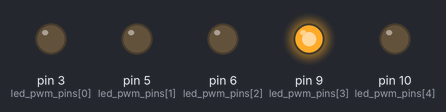
Simulated run of this sketch. Board: Arduino Uno, built with avr-gcc and run on an emulated ATmega328P. Shown: output pins drawn as LEDs (lit = HIGH). Random numbers use the default seed unless the sketch sets one.

Above: at 2.6 s.
At 14.01 s:
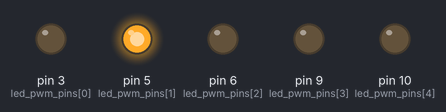
At 21.02 s:
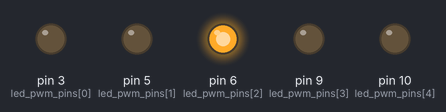
At 26.82 s:
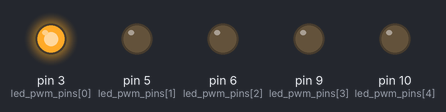
At 39.64 s:
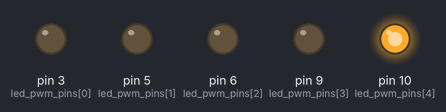
Timing chart, 0 to 40.0 s (numbered marks = the images above):
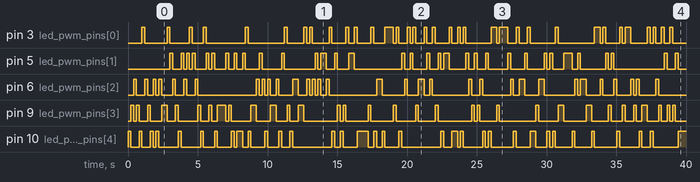

The sketch:

random_led.ino
```cpp
int DELAY_TIME = 200;
int FADE_DELAY= 10;
int random_pin;
int pin_total=5;
int led_pwm_pins[] = {3,5,6,9,10};
void setup() {
  for (int e = 0; e < pin_total; e++){
    pinMode(led_pwm_pins[e], OUTPUT);
  }
}

void on(int pin){
  digitalWrite(pin,HIGH);
}
void off(int pin){
  digitalWrite(pin, LOW);
}

void fade(int pin, int br){
  analogWrite(pin,br);
}

void loop() {
  random_pin = random(0,1000);
  //random_pin = 14;

  if (random_pin == 14){
    for (int r =0; r < 10; r++){
      for (int i = 0; i< 125; i++){
        for (int e = 0; e < pin_total; e++){
          fade(led_pwm_pins[e],i);
        }
        delay(FADE_DELAY);
      }
      for (int i = 125; i>= 0; i--){
        for (int e = 0; e < pin_total; e++){
          fade(led_pwm_pins[e],i);
        }
        delay(FADE_DELAY);
      }
      delay(DELAY_TIME*10);
      }
  }else {
    random_pin = random(0,pin_total);
    on(led_pwm_pins[random_pin]);
    delay(DELAY_TIME);
    off(led_pwm_pins[random_pin]);
  }
}
```

Measured:
- by itself, pin 3 (led_pwm_pins[0]): LOW → HIGH at 1.0 s, → LOW 0.20 s later, → HIGH 1.6 s later, → LOW 0.20 s later, … (68 changes in this stretch)
- by itself, pin 5 (led_pwm_pins[1]): LOW → HIGH at 3.0 s, → LOW 0.20 s later, → HIGH 0.60 s later, → LOW 0.20 s later, … (66 changes in this stretch)
- by itself, pin 6 (led_pwm_pins[2]): LOW → HIGH at 0.40 s, → LOW 0.20 s later, → HIGH 0.60 s later, → LOW 0.20 s later, … (64 changes in this stretch)
- by itself, pin 9 (led_pwm_pins[3]): LOW → HIGH at 0.20 s, → LOW 0.20 s later, → HIGH 0.20 s later, → LOW 0.20 s later, … (64 changes in this stretch)
- by itself, pin 10 (led_pwm_pins[4]): LOW → HIGH at 0.00 s, → LOW 0.20 s later, → HIGH 0.60 s later, → LOW 0.20 s later, … (67 changes in this stretch)
